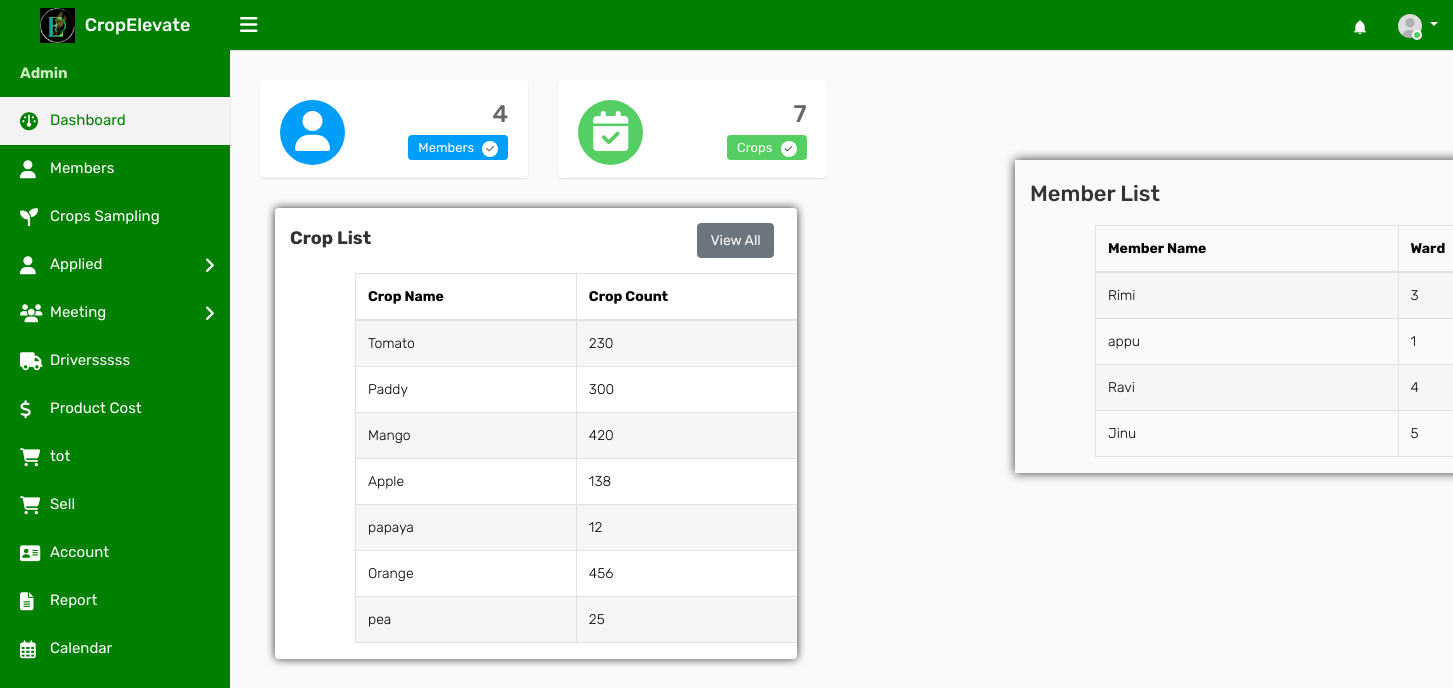
Page /adindex on the committed database.
### ceapp/models.py (models this page shows, shortened)
class Crop(models.Model):
    Namec = models.CharField(max_length=100)
    des = models.TextField()
    start_date = models.DateField(null=True, blank=True)
    end_date = models.DateField(null=True, blank=True)
    count = models.PositiveIntegerField(default=0)
    crop_photo = models.ImageField(upload_to='crop_photos/', blank=True, null=True)
    is_active = models.BooleanField(default=True)
    created_at = models.DateTimeField(auto_now_add=True)
    current = models.BooleanField(default=False)

class Member(models.Model):
    user = models.ForeignKey(CustomUser, on_delete=models.CASCADE, blank=True, null=True)
    Name = models.CharField(max_length=100,null=True, blank=True)
    email = models.EmailField(max_length=100,null=True, blank=True)
    admin_set_password = models.CharField(max_length=128, blank=True, null=True)
    dob = models.CharField(max_length=100,null=True, blank=True)
    address = models.TextField()
    district= models.CharField(max_length=100,null=True, blank=True)
    taluk = models.CharField(max_length=255, null=True, blank=True)
    Panchayat = models.CharField(max_length=100,null=True, blank=True)
    wardname = models.CharField(max_length=100,null=True, blank=True)
    wardno = models.IntegerField(max_length=100,null=True, blank=True)
    postal = models.IntegerField()
    phone = models.IntegerField()
    bio=models.TextField()
    profile_photo = models.ImageField(upload_to='profile_photos/', blank=True, null=True)
    amob = models.IntegerField(max_length=100,null=True, blank=True)
    aemail = models.CharField(max_length=255, null=True, blank=True)
    degree = models.CharField(max_length=255, null=True, blank=True)
    institution = models.CharField(max_length=255, null=True,blank=True)
    reset_password = models.CharField(max_length=128, null=True, blank=True)  # New field for reset password
    is_active = models.BooleanField(default=True)

### ceapp/views.py (the view)
# urls.py: path('adindex',views.adindex,name='adindex'),
def adindex(request):
    me = Member.objects.all()
    me_count = me.count()
    c=Crop.objects.all()
    c_count=c.count()
    crops = Crop.objects.all()
    approval = ApplyCrop.objects.all()
    approval_count = approval.count()
    context = {'me': me, 'me_count': me_count,'c':c, 'c_count':c_count,'crops': crops ,'approval':approval,'approval_count':approval_count}
    return render(request, 'admintemp/adindex.html', context)

### templates/admintemp/adindex.html (shortened to what this page needs)
{% load static %}
<!DOCTYPE html>
<html lang="en">
<head>
    <link rel="stylesheet" type="text/css" href="{% static 'assets/css/bootstrap.min.css' %}">
    <link rel="stylesheet" type="text/css" href="{% static 'assets/css/font-awesome.min.css' %}">
    <link rel="stylesheet" type="text/css" href="{% static 'assets/css/style.css' %}">
    <link rel="stylesheet" href="https://cdnjs.cloudflare.com/ajax/libs/font-awesome/6.2.0/css/all.min.css">
    <link rel="stylesheet" href="https://cdn.jsdelivr.net/npm/@mdi/font/css/materialdesignicons.min.css">
</head>
<body>
    <div class="main-wrapper">
        <div class="header">
			<div class="header-left">
				<a href="{% url 'adindex' %}" class="logo">
					<img src="{% static 'assets/img/adminlogo1.png' %}" width="35" height="35" alt=""> <span>CropElevate</span>
				</a>
			</div>
			<a id="toggle_btn" href="javascript:void(0);"><i class="fa fa-bars"></i></a>
            <ul class="nav user-menu float-right">
                <li class="nav-item dropdown">
                    <a class="nav-link" id="notificationDropdown" href="#" data-toggle="dropdown">
                        <i class="mdi mdi-bell"></i>
                    </a>
                </li>
                <li class="nav-item dropdown has-arrow">
                    <a href="#" class="dropdown-toggle nav-link user-link" data-toggle="dropdown">
                        <span class="user-img">
							<img class="rounded-circle" src="{% static 'assets/img/user.jpg' %}" width="24" alt="Admin">
							<span class="status online"></span>
						</span>
                    </a>
                </li>
            </ul>
        </div>
        <div class="sidebar" id="sidebar">
            <div class="sidebar-inner slimscroll">
                <div id="sidebar-menu" class="sidebar-menu">
                    <ul>
                        <li class="menu-title" style="color:#c9edbe; font-weight:bold;">Admin</li>
                        <li class="active">
                            <a href="{% url 'adindex' %}"><i class="fa fa-dashboard"></i> <span>Dashboard</span></a>
                        </li>
						<li>
                            <a href="{% url 'admember' %}" id="memind"><i class="fa fa-user"></i> <span>Members</span></a>
                        </li>
                        <li>
                            <a href="{% url 'adcrop' %}" id="cid"><i class="fas fa-seedling fa-2x"></i> <span>Crops Sampling</span></a>
                        </li>
                        <li class="submenu green-background">
                            <a href="#"><i class="fa fa-user"></i> Applied <span class="menu-arrow"></span></a>
                        </li>
                         <li class="submenu green-background">
                            <a href="#" id="met"><i class="fas fa-users fa-2x"></i>  Meeting<span class="menu-arrow"></span></a>
                        </li>
                        <li>
                            <a href="{% url 'driver' %}"><i class="fas fa-truck"></i> <span>Driversssss</span></a>
                        </li>
                        <li>
                            <a href="{% url 'adproductcost' %}"><i class="fas fa-dollar-sign"></i> <span>Product Cost</span></a>
                        </li>
                        <li>
                            <a href="{% url 'all_users_total_amount' %}"><i class="fas fa-shopping-cart"></i> <span>tot</span></a>
                        </li>
                        <li>
                            <a href="{% url 'adselldetails' %}"><i class="fas fa-shopping-cart"></i> <span>Sell</span></a>
                        </li>
                        <li>
                            <a href="{% url 'all_accounts' %}"><i class="fa fa-address-card"></i> <span>Account</span></a>
                        </li>
                        <li>
                            <a href="{% url 'adreport' %}"><i class="fas fa-file-text"></i>
                            </i> <span>Report</span></a>
                        </li>
                        <li>
                            <a href="{% url 'adcalendar' %}"><i class="far fa-calendar-alt fa-2x"></i>
                                <span>Calendar</span></a>
                        </li>
                    </ul>
                </div>
            </div>
        </div>
        <div class="page-wrapper">
            <div class="content">
                <div class="row">
                    <div class="col-md-6 col-sm-6 col-lg-6 col-xl-3">
                        <div class="dash-widget">
							<span class="dash-widget-bg1"><i class="fa fa-user-o" aria-hidden="true"></i></span>
							<div class="dash-widget-info text-right">
								<h3>{{me_count}}</h3>
								<span class="widget-title1">Members <i class="fa fa-check" aria-hidden="true"></i></span>
							</div>
                        </div>
                    </div>
                    <div class="col-md-6 col-sm-6 col-lg-6 col-xl-3">
                        <div class="dash-widget">
                            <span class="dash-widget-bg2"><i class="fa fa-calendar-check-o"></i></span>
                            <div class="dash-widget-info text-right">
                                <h3>{{c_count}}</h3>
                                <span class="widget-title2">Crops <i class="fa fa-check" aria-hidden="true"></i></span>
                            </div>
                        </div>
                    </div>
					</div>
                    <div class="col-12 col-md-6 col-lg-8 col-xl-8">
                        <div class="card">
                            <div class="card-header">
                                <h4 class="card-title d-inline-block" style="font-weight:bold;">Crop List</h4>
                                <a href="{% url 'adcrop' %}" class="btn btn-secondary float-right mr-2">View All</a>
                            </div>
                            <div class="table-responsive ml-auto">
                                <table class="table table-bordered table-striped">
                                    <thead>
                                        <tr>
                                            <th>Crop Name</th>
                                            <th>Crop Count</th>
                                        </tr>
                                    </thead>
                                    <tbody>
                                        {% for crop in crops %}
                                        <tr>
                                            <td>{{ crop.Namec }}</td>
                                            <td>{{ crop.count }}</td>
                                        </tr>
                                        {% endfor %}
                                    </tbody>
                                </table>
                            </div>
                        </div>
                    </div>
    </div>
</div>
<div class="col-12 col-md-6 col-lg-6 col-xl-6">
    <div class="card2">
        <div class="card2-header"><br>
            <h4 class="card-title d-inline-block" style="margin-left:15px; font-size:22px;">Member List</h4>
        </div>
        <div class="table-responsive ml-auto">
            <table class="table table-bordered table-striped">
                <thead>
                    <tr>
                        <th>Member Name</th>
                        <th>Ward</th>
                    </tr>
                </thead>
                <tbody>
                    {% for member in me %}
                    <tr>
                        <td>{{ member.Name }}</td>
                        <td>{{ member.wardno }}</td>
                    </tr>
                    {% endfor %}
                </tbody>
            </table>
        </div>
    </div>
    </div>
</div>
</body>
</html>

### rows in the picture
Crop: Namec "Tomato", count "230"
Crop: Namec "Paddy", count "300"
Crop: Namec "Mango", count "420"
Crop: Namec "Apple", count "138"
Crop: Namec "papaya", count "12"
Crop: Namec "Orange", count "456"
Crop: Namec "pea", count "25"
Member: Name "Rimi", wardno "3"
Member: Name "appu", wardno "1"
Member: Name "Ravi", wardno "4"
Member: Name "Jinu", wardno "5"

### other values in the picture
{{ me_count }} "4"
{{ c_count }} "7"
